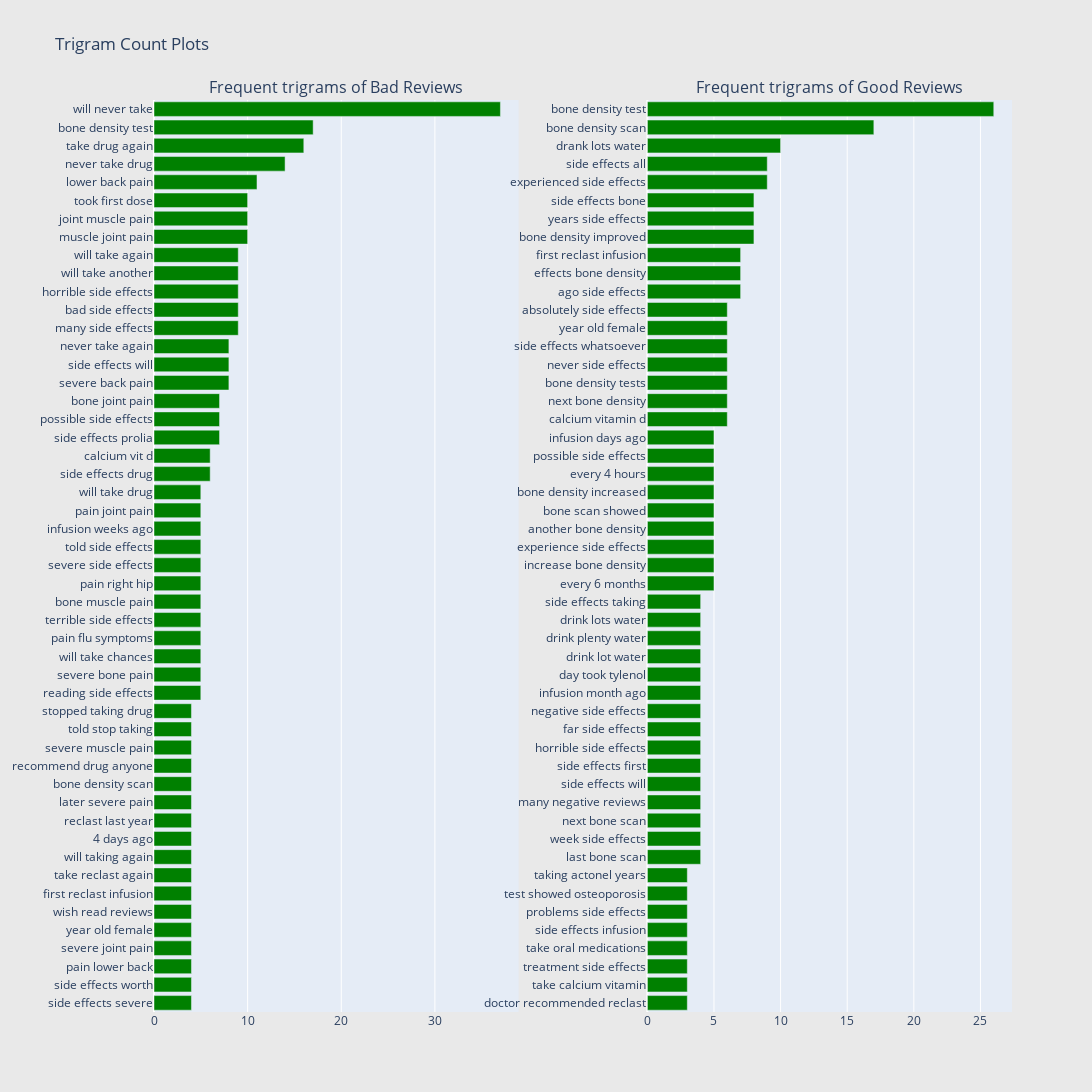

The notebook cell saved with this chart:
### Markdown cell above
# Trigram

### Code cell
freq_dict = defaultdict(int)
for sent in bad_df["Reviews"]:
    for word in generate_ngrams(sent,3):
        freq_dict[word] += 1
fd_sorted = pd.DataFrame(sorted(freq_dict.items(), key=lambda x: x[1])[::-1])
fd_sorted.columns = ["word", "wordcount"]
trace1 = horizontal_bar_chart(fd_sorted.head(50), 'green')

freq_dict = defaultdict(int)
for sent in good_df["Reviews"]:
    for word in generate_ngrams(sent,3):
        freq_dict[word] += 1
fd_sorted = pd.DataFrame(sorted(freq_dict.items(), key=lambda x: x[1])[::-1])
fd_sorted.columns = ["word", "wordcount"]
trace2 = horizontal_bar_chart(fd_sorted.head(50), 'green')

# Creating two subplots
fig = tools.make_subplots(rows=1, cols=2, vertical_spacing=0.04,horizontal_spacing=0.15,
                          subplot_titles=["Frequent trigrams of Bad Reviews", 
                                          "Frequent trigrams of Good Reviews"])
fig.append_trace(trace1, 1, 1)
fig.append_trace(trace2, 1, 2)
fig['layout'].update(height=1200, width=1600, paper_bgcolor='rgb(233,233,233)', title="Trigram Count Plots")
py.iplot(fig, filename='word-plots')

### Figure 1 — Plotly figure (JSON) as saved in the notebook; plotly's stock layout.template omitted (floating-point values rounded to 4 significant figures)
{"data": [{"marker": {"color": "green"}, "orientation": "h", "showlegend": false, "type": "bar", "x": [4, 4, 4, 4, 4, 4, 4, 4, 4, 4, 4, 4, 4, 4, 4, 4, 4, 5, 5, 5, 5, 5, 5, 5, 5, 5, 5, 5, 5, 6, 6, 7, 7, 7, 8, 8, 8, 9, 9, 9, 9, 9, 10, 10, 10, 11, 14, 16, 17, 37], "xaxis": "x", "y": ["side effects severe", "side effects worth", "pain lower back", "severe joint pain", "year old female", "wish read reviews", "first reclast infusion", "take reclast again", "will taking again", "4 days ago", "reclast last year", "later severe pain", "bone density scan", "recommend drug anyone", "severe muscle pain", "told stop taking", "stopped taking drug", "reading side effects", "severe bone pain", "will take chances", "pain flu symptoms", "terrible side effects", "bone muscle pain", "pain right hip", "severe side effects", "told side effects", "infusion weeks ago", "pain joint pain", "will take drug", "side effects drug", "calcium vit d", "side effects prolia", "possible side effects", "bone joint pain", "severe back pain", "side effects will", "never take again", "many side effects", "bad side effects", "horrible side effects", "will take another", "will take again", "muscle joint pain", "joint muscle pain", "took first dose", "lower back pain", "never take drug", "take drug again", "bone density test", "will never take"], "yaxis": "y"}, {"marker": {"color": "green"}, "orientation": "h", "showlegend": false, "type": "bar", "x": [3, 3, 3, 3, 3, 3, 3, 3, 4, 4, 4, 4, 4, 4, 4, 4, 4, 4, 4, 4, 4, 4, 4, 5, 5, 5, 5, 5, 5, 5, 5, 5, 6, 6, 6, 6, 6, 6, 6, 7, 7, 7, 8, 8, 8, 9, 9, 10, 17, 26], "xaxis": "x2", "y": ["doctor recommended reclast", "take calcium vitamin", "treatment side effects", "take oral medications", "side effects infusion", "problems side effects", "test showed osteoporosis", "taking actonel years", "last bone scan", "week side effects", "next bone scan", "many negative reviews", "side effects will", "side effects first", "horrible side effects", "far side effects", "negative side effects", "infusion month ago", "day took tylenol", "drink lot water", "drink plenty water", "drink lots water", "side effects taking", "every 6 months", "increase bone density", "experience side effects", "another bone density", "bone scan showed", "bone density increased", "every 4 hours", "possible side effects", "infusion days ago", "calcium vitamin d", "next bone density", "bone density tests", "never side effects", "side effects whatsoever", "year old female", "absolutely side effects", "ago side effects", "effects bone density", "first reclast infusion", "bone density improved", "years side effects", "side effects bone", "experienced side effects", "side effects all", "drank lots water", "bone density scan", "bone density test"], "yaxis": "y2"}], "layout": {"annotations": [{"font": {"size": 16}, "showarrow": false, "text": "Frequent trigrams of Bad Reviews", "x": 0.2125, "xanchor": "center", "xref": "paper", "y": 1, "yanchor": "bottom", "yref": "paper"}, {"font": {"size": 16}, "showarrow": false, "text": "Frequent trigrams of Good Reviews", "x": 0.7875, "xanchor": "center", "xref": "paper", "y": 1, "yanchor": "bottom", "yref": "paper"}], "height": 1200, "paper_bgcolor": "rgb(233,233,233)", "title": {"text": "Trigram Count Plots"}, "width": 1600, "xaxis": {"anchor": "y", "domain": [0, 0.425]}, "xaxis2": {"anchor": "y2", "domain": [0.575, 1]}, "yaxis": {"anchor": "x", "domain": [0, 1]}, "yaxis2": {"anchor": "x2", "domain": [0, 1]}}}
